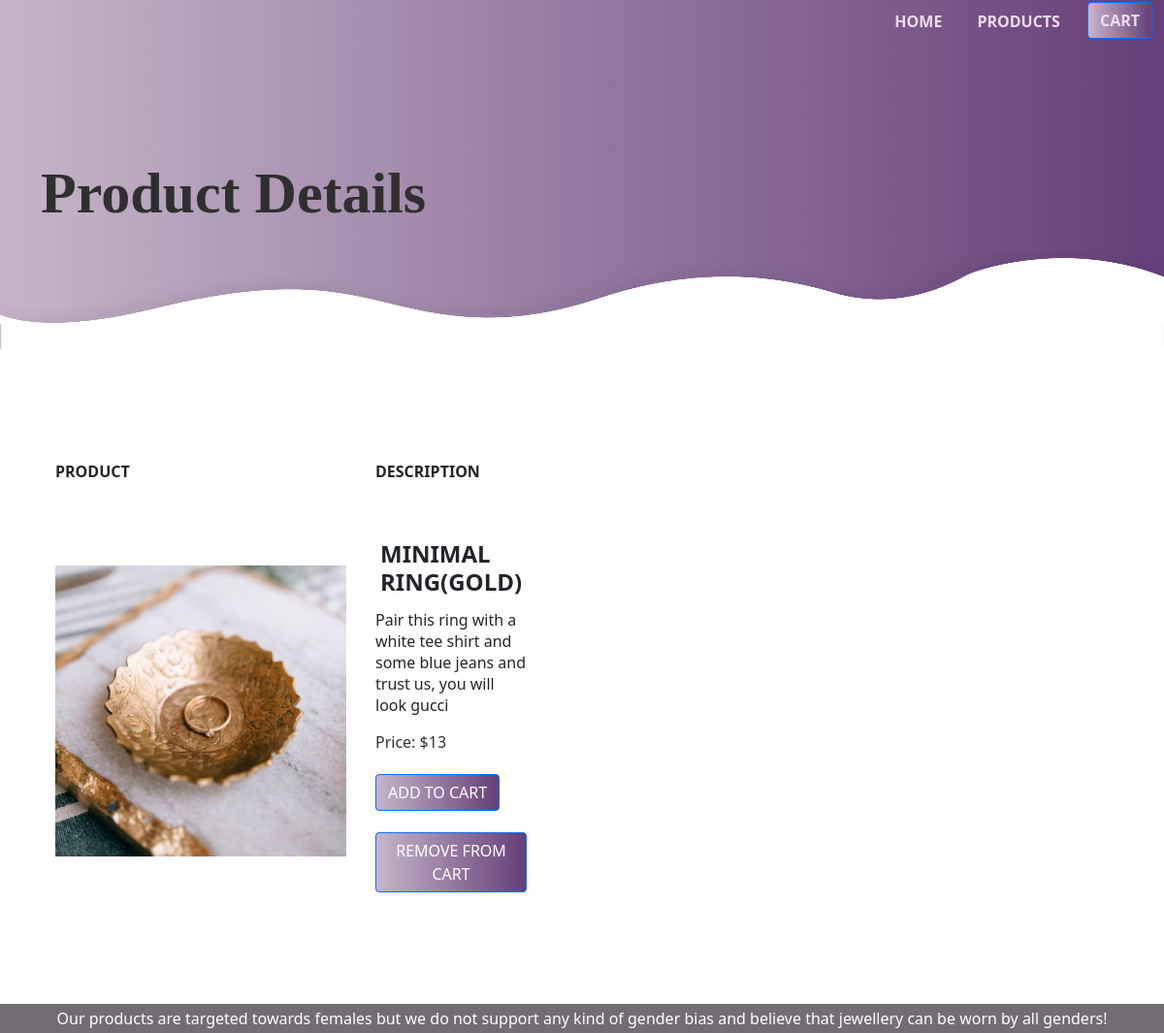
Screenshot of /product/product-1/ with the database file from the repository.
### catalog/models.py (models this page shows, shortened)
class Item(models.Model):
    title = models.CharField(max_length=200)
    price = models.IntegerField()
    discount_price = models.IntegerField(blank=True, null=True)
    slug = models.SlugField()
    description = models.TextField()
    image = models.ImageField(default='default.jpg',upload_to='static/img')
    def get_add_to_cart_url(self):
        return reverse('add_to_cart', kwargs={'slug':self.slug})
    def get_remove_from_cart_url(self):
        return reverse('remove_from_cart', kwargs={'slug':self.slug})

### catalog/views.py (the view)
# urls.py: path('product/<slug>/', ProductDetail.as_view(), name = 'product'),
class ProductDetail(DetailView):
    model = Item
    template_name = 'product.html'

### catalog/templates/product.html (shortened to what this page needs)
{% load static %}
<html>
    <head>
        <link rel="stylesheet" href="{% static 'css/styles.css' %}">
        <link rel="stylesheet" href="https://cdn.jsdelivr.net/npm/bootstrap@5.0.0-beta3/dist/css/bootstrap.min.css">
        <link rel="stylesheet" href="https://stackpath.bootstrapcdn.com/font-awesome/4.7.0/css/font-awesome.min.css">
    </head>
    <body>
         <section id="nav-bar">
            <nav class="navbar navbar-expand-lg navbar-light">
                  <div class="collapse navbar-collapse" id="navbarSupportedContent">
                    <ul class="navbar-nav ms-auto mb-2 mb-lg-0 ">
                      <li class="nav-item">
                        <a class="nav-link" href="{% url 'index' %}">HOME</a>
                      </li>
                      <li class="nav-item">
                        <a class="nav-link" href="{% url 'products' %}">PRODUCTS</a>
                      </li>
                      <li class="nav-item">
                        <button type="button" class="btn btn-primary"><a href="{% url 'cart' %}" style="color: white; text-decoration: none;">CART</a></button>
                      </li>
                    </ul>
                  </div>
              </nav>
        </section>
    <section id="banner">
        <div class="container">
            <div class="row">
                <div class="col-md-6">
                    <p class="promo-title"><b>Product Details</b></p>
                </div>
            </div>
        </div>
        <img src="{% static 'img/pngkey.com-wave-shape-png-5161226.png' %}" class="bottom2-img">
    </section>
    <section id="PRODUCTS">
        <div class="container text-center">
            <div class="row text-center">
                <div class="col-md-4 PRODUCTS">
                <table >
                <tr>
                <th>PRODUCT</th>
                <th>DESCRIPTION</th>
            </tr>
             <tr>
             <td> <img src="{{object.image.url}}" class="product1">
                    </td>
            <td><span class="shop-item-title"><h4><b>{{object.title}}</b></h4></span>
            <p>{{object.description}}</br></p>
                    <span class="shop-item-price" >Price: ${{object.price}}</span><br><br>
                    <a href="{{object.get_add_to_cart_url}}" class="btn btn-primary shop-item-button" type="submit">ADD TO CART</a><br></br>
                    <a href="{{object.get_remove_from_cart_url}}" class="btn btn-primary shop-item-button" type="submit">REMOVE FROM CART</a></td>
            </tr>
            </table>
                </div>
            </div>
        </div>
    </section>
    <center>
        <section id="footer">
        <div class="footer">
            Our products are targeted towards females but we do not support any kind of gender bias and believe that jewellery can be worn by all genders!
        </div>
        </section>
        </center>
    </body>
</html>

### catalog/static/css/styles.css (style rules this page uses)
* { margin:0; padding:0; }
body { font-family:sans-serif; }
#nav-bar { position: sticky; top: 0; z-index: 10; }
.navbar { background-image: linear-gradient(to right, #c6b5c9,#653f79); padding: 2px !important; }
.navbar-nav li { padding:0 10px; }
.navbar-nav li a { color:#f0dcf3 !important; font-weight: 600; float: right; text-align: left; }
#banner { background-image: linear-gradient(to right,#c6b5c9,#653f79); color: rgb(48, 47, 47); padding-top: 5%; }
.promo-title { font-size: 60px; font-weight: 600; margin-top: 50px; font-family: 'Alfa Slab One'; }
.bottom2-img { width: 100%; height: 100px; }
#PRODUCTS { padding: 80px 0; }
.product1 { width: 300px; margin-top: 20px; }
.PRODUCTS { padding: 20px; }
.PRODUCTS h4 { padding: 5px; margin-top: 25px; }
.btn-primary { background-image: linear-gradient(to right,#c6b5c9,#653f79); border: #653f79; }
.shop-item-price { flex-grow: 1; color: #333; }
.footer { background-color: #716d72; color: white; padding: .20em 0; }

### catalog/templates/product.html (style rules this page uses)
th, td { padding: 15px; }
table { width: 100%; }

### rows the page displays
Item: image (picture), title "MINIMAL RING(GOLD)", description "Pair this ring with a white tee shirt and some blue jeans and trust us, you will look gucci", price "13"
